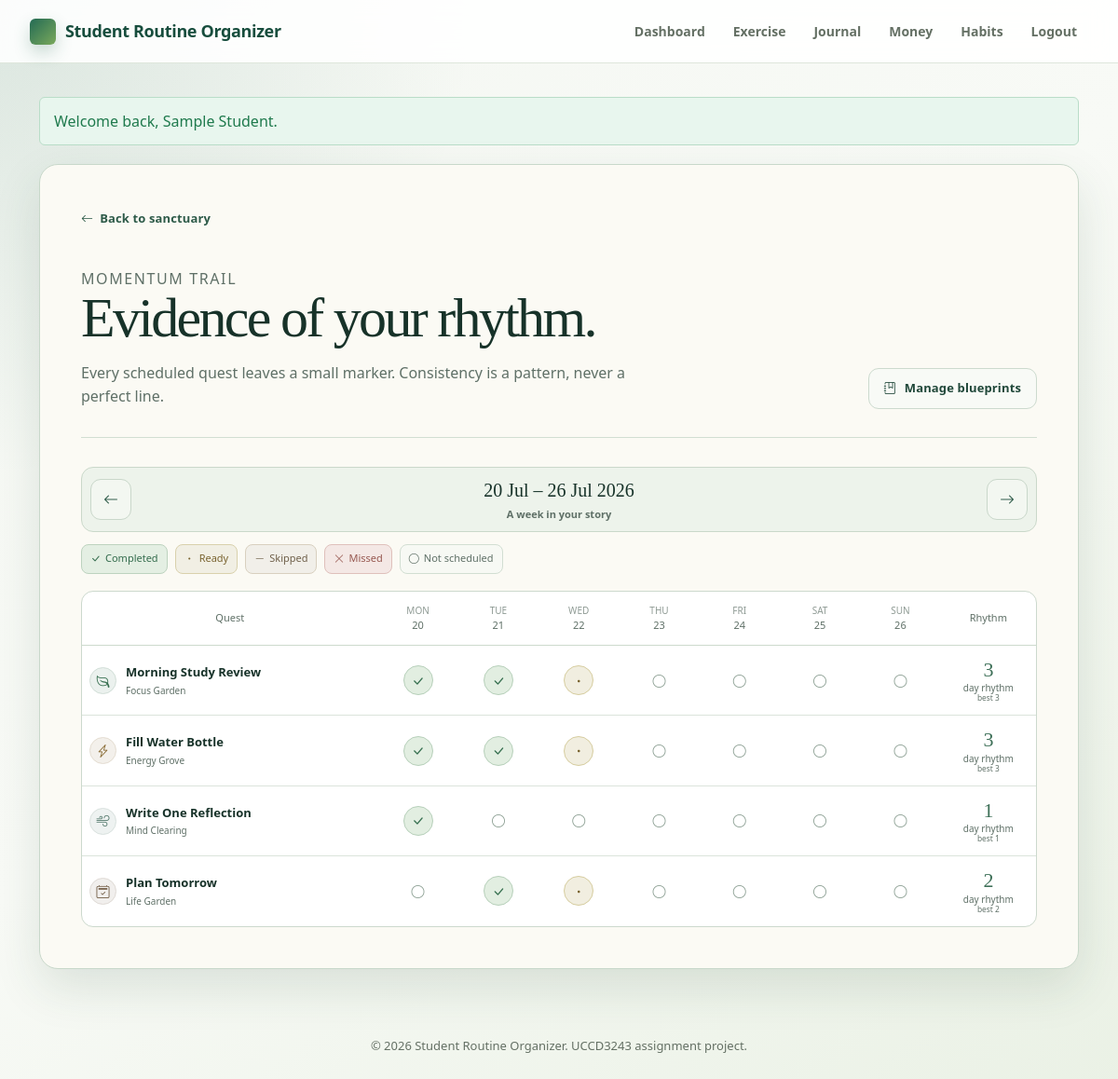
The app's page /modules/habits/journey.php?week=2026-07-20 (signed in) with its own data.
### tables this page shows
CREATE TABLE habit_logs (
  log_id INT AUTO_INCREMENT PRIMARY KEY,
  habit_id INT NOT NULL,
  user_id INT NOT NULL,
  scheduled_date DATE NOT NULL,
  completion_status ENUM('scheduled', 'completed', 'skipped', 'missed') NOT NULL DEFAULT 'scheduled',
  completed_at DATETIME NULL,
  reflection_note VARCHAR(255) NULL,
  deleted_at DATETIME NULL,
  created_at TIMESTAMP DEFAULT CURRENT_TIMESTAMP,
  updated_at TIMESTAMP DEFAULT CURRENT_TIMESTAMP ON UPDATE CURRENT_TIMESTAMP,
  CONSTRAINT fk_habit_log_habit
    FOREIGN KEY (habit_id) REFERENCES habits(habit_id)
    ON DELETE CASCADE,
  CONSTRAINT fk_habit_log_user
    FOREIGN KEY (user_id) REFERENCES users(user_id)
    ON DELETE CASCADE,
  UNIQUE KEY uq_habit_log_date (habit_id, scheduled_date),
  INDEX idx_habit_log_user_date (user_id, scheduled_date),
  INDEX idx_habit_log_status_date (completion_status, scheduled_date)
);

CREATE TABLE habits (
  habit_id INT AUTO_INCREMENT PRIMARY KEY,
  user_id INT NOT NULL,
  habit_name VARCHAR(100) NOT NULL,
  realm ENUM('focus', 'energy', 'mind', 'life_admin') NOT NULL DEFAULT 'focus',
  target_frequency ENUM('daily', 'weekdays', 'weekly', 'custom') NOT NULL DEFAULT 'daily',
  scheduled_days VARCHAR(27) NOT NULL,
  preferred_time TIME NULL,
  duration_minutes SMALLINT UNSIGNED NULL,
  motivation VARCHAR(180) NULL,
  priority ENUM('low', 'medium', 'high') NOT NULL DEFAULT 'medium',
  is_active TINYINT(1) NOT NULL DEFAULT 1,
  created_at TIMESTAMP DEFAULT CURRENT_TIMESTAMP,
  updated_at TIMESTAMP DEFAULT CURRENT_TIMESTAMP ON UPDATE CURRENT_TIMESTAMP,
  CONSTRAINT fk_habit_user
    FOREIGN KEY (user_id) REFERENCES users(user_id)
    ON DELETE CASCADE,
  INDEX idx_habit_user_active (user_id, is_active),
  INDEX idx_habit_user_realm (user_id, realm)
);

### includes/validation.php (called while the page is built, shortened)
<?php
function cleanInput(string $value): string
{
    return trim($value);
}
function escapeOutput(?string $value): string
{
    return htmlspecialchars((string) $value, ENT_QUOTES, 'UTF-8');
}

### modules/habits/habit_helpers.php (called while the page is built, shortened)
<?php
function habitRealmOptions(): array
{
    return [
        'focus' => ['label' => 'Focus Garden', 'icon' => 'bi-leaf', 'description' => 'Study, reading, and assignments.'],
        'energy' => ['label' => 'Energy Grove', 'icon' => 'bi-lightning-charge', 'description' => 'Water, movement, sleep, and recovery.'],
        'mind' => ['label' => 'Mind Clearing', 'icon' => 'bi-wind', 'description' => 'Reflection, calm, and connection.'],
        'life_admin' => ['label' => 'Life Garden', 'icon' => 'bi-calendar2-check', 'description' => 'Planning, budgeting, and practical care.'],
    ];
}
function habitLogStatusOptions(): array
{
    return [
        'scheduled' => 'Ready today',
        'completed' => 'Completed',
        'skipped' => 'Skipped intentionally',
        'missed' => 'Missed',
    ];
}
function habitDateKey(DateTimeInterface $date): string
{
    return strtolower($date->format('D'));
}
function habitIsScheduledOn(array $habit, DateTimeInterface $date): bool
{
    $days = array_filter(explode(',', (string) $habit['scheduled_days']));
    return in_array(habitDateKey($date), $days, true);
}
function habitEnsureLogsForRange(mysqli $connection, int $userId, DateTimeInterface $start, DateTimeInterface $end): void
{
    $today = new DateTimeImmutable('today');
    $lastDate = $end > $today ? $today : DateTimeImmutable::createFromInterface($end);
    $stmt = $connection->prepare('SELECT habit_id, scheduled_days FROM habits WHERE user_id = ? AND is_active = 1');
    $stmt->bind_param('i', $userId);
    $stmt->execute();
    $habits = $stmt->get_result()->fetch_all(MYSQLI_ASSOC);
    $period = new DatePeriod(DateTimeImmutable::createFromInterface($start), new DateInterval('P1D'), DateTimeImmutable::createFromInterface($lastDate)->modify('+1 day'));
    foreach ($period as $date) {
        foreach ($habits as $habit) {
            if (habitIsScheduledOn($habit, $date)) {
                $habitId = (int) $habit['habit_id'];
            }
        }
    }
}
function habitStreaks(mysqli $connection, int $userId): array
{
    $stmt = $connection->prepare("SELECT h.habit_id, h.habit_name, l.completion_status FROM habits h LEFT JOIN habit_logs l ON l.habit_id = h.habit_id AND l.deleted_at IS NULL WHERE h.user_id = ? ORDER BY h.habit_id, l.scheduled_date ASC");
    $stmt->bind_param('i', $userId);
    $stmt->execute();
    $grouped = [];
    foreach ($stmt->get_result()->fetch_all(MYSQLI_ASSOC) as $row) {
        $id = (int) $row['habit_id'];
        if (!isset($grouped[$id])) {
            $grouped[$id] = ['habit_name' => $row['habit_name'], 'statuses' => []];
        }
        if ($row['completion_status'] !== null) {
            $grouped[$id]['statuses'][] = $row['completion_status'];
        }
    }
    $result = [];
    foreach ($grouped as $id => $habit) {
        $best = 0;
        $run = 0;
        foreach ($habit['statuses'] as $status) {
            if ($status === 'completed') {
                $run++;
                $best = max($best, $run);
            } elseif ($status !== 'scheduled') {
                $run = 0;
            }
        }
        $current = 0;
        foreach (array_reverse($habit['statuses']) as $status) {
            if ($status === 'completed') {
                $current++;
            } elseif ($status !== 'scheduled') {
                break;
            }
        }
        $result[$id] = ['current' => $current, 'best' => $best, 'habit_name' => $habit['habit_name']];
    }
    return $result;
}
function habitJourneyStartFromRequest(array $source): DateTimeImmutable
{
    $candidate = cleanInput((string) ($source['week'] ?? ''));
    $date = DateTimeImmutable::createFromFormat('Y-m-d', $candidate);
    return $date->modify('monday this week');
}
function habitJourneyRows(mysqli $connection, int $userId, DateTimeInterface $start, DateTimeInterface $end): array
{
    $stmt = $connection->prepare('SELECT h.*, l.log_id, l.scheduled_date, l.completion_status, l.reflection_note FROM habits h LEFT JOIN habit_logs l ON l.habit_id = h.habit_id AND l.deleted_at IS NULL AND l.scheduled_date BETWEEN ? AND ? WHERE h.user_id = ? AND h.is_active = 1 ORDER BY FIELD(h.realm, \'focus\', \'energy\', \'mind\', \'life_admin\'), h.habit_name, l.scheduled_date');
    $startValue = $start->format('Y-m-d');
    $endValue = $end->format('Y-m-d');
    $stmt->bind_param('ssi', $startValue, $endValue, $userId);
    $stmt->execute();
    $rows = [];
    foreach ($stmt->get_result()->fetch_all(MYSQLI_ASSOC) as $row) {
        $id = (int) $row['habit_id'];
        if (!isset($rows[$id])) {
            $rows[$id] = ['habit' => $row, 'logs' => []];
        }
        if ($row['log_id'] !== null) {
            $rows[$id]['logs'][$row['scheduled_date']] = $row;
        }
    }
    return $rows;
}

### modules/habits/journey.php (the view, shortened to what this page needs)
<?php
require __DIR__ . '/../../config/database.php';
require __DIR__ . '/../../includes/validation.php';
require __DIR__ . '/habit_helpers.php';
$userId = (int) $_SESSION['user_id'];
$pageError = null;
try {
    $connection = getDatabaseConnection();
    $weekStart = habitJourneyStartFromRequest($_GET);
    $weekEnd = $weekStart->modify('+6 days');
    habitEnsureLogsForRange($connection, $userId, $weekStart, $weekEnd);
    $rows = habitJourneyRows($connection, $userId, $weekStart, $weekEnd);
    $streaks = habitStreaks($connection, $userId);
    $days = iterator_to_array(new DatePeriod($weekStart, new DateInterval('P1D'), $weekEnd->modify('+1 day')));
} catch (Throwable $exception) {
    logApplicationException($exception, 'habit journey');
    $pageError = 'Your Momentum Trail is unavailable right now. Please check the database setup.';
    $rows = [];
    $streaks = [];
    $days = [];
    $weekStart = new DateTimeImmutable('monday this week');
    $weekEnd = $weekStart->modify('+6 days');
}
$statusIcons = [
    'completed' => 'bi-check-lg',
    'scheduled' => 'bi-dot',
    'skipped' => 'bi-dash-lg',
    'missed' => 'bi-x-lg',
];
require __DIR__ . '/../../includes/header.php';
?>
<section class="journey-page" aria-labelledby="journeyTitle">
    <header class="journey-header">
        <div>
            <a class="sanctuary-back-link" href="<?= BASE_URL; ?>/modules/habits/index.php"><i class="bi bi-arrow-left" aria-hidden="true"></i> Back to sanctuary</a>
            <p class="sanctuary-kicker">Momentum Trail</p>
            <h1 id="journeyTitle">Evidence of your rhythm.</h1>
            <p>Every scheduled quest leaves a small marker. Consistency is a pattern, never a perfect line.</p>
        </div>
        <a class="sanctuary-button sanctuary-button-quiet" href="<?= BASE_URL; ?>/modules/habits/manage.php"><i class="bi bi-journal-bookmark" aria-hidden="true"></i> Manage blueprints</a>
    </header>
    <?php if ($pageError): ?>
        <div class="alert alert-error"><?= escapeOutput($pageError); ?></div>
    <?php else: ?>
        <section class="journey-controls" aria-label="Momentum Trail week navigation">
            <a class="sanctuary-icon-button" href="<?= BASE_URL; ?>/modules/habits/journey.php?week=<?= escapeOutput($weekStart->modify('-7 days')->format('Y-m-d')); ?>" aria-label="Previous week"><i class="bi bi-arrow-left" aria-hidden="true"></i></a>
            <div><strong><?= escapeOutput($weekStart->format('j M')); ?> – <?= escapeOutput($weekEnd->format('j M Y')); ?></strong><span><?= $weekStart->format('Y-m-d') === (new DateTimeImmutable('monday this week'))->format('Y-m-d') ? 'This week' : 'A week in your story'; ?></span></div>
            <a class="sanctuary-icon-button" href="<?= BASE_URL; ?>/modules/habits/journey.php?week=<?= escapeOutput($weekStart->modify('+7 days')->format('Y-m-d')); ?>" aria-label="Next week"><i class="bi bi-arrow-right" aria-hidden="true"></i></a>
        </section>
        <div class="journey-legend" aria-label="Trail legend">
            <span class="trail-completed"><i class="bi bi-check-lg" aria-hidden="true"></i>Completed</span>
            <span class="trail-scheduled"><i class="bi bi-dot" aria-hidden="true"></i>Ready</span>
            <span class="trail-skipped"><i class="bi bi-dash-lg" aria-hidden="true"></i>Skipped</span>
            <span class="trail-missed"><i class="bi bi-x-lg" aria-hidden="true"></i>Missed</span>
            <span class="trail-empty"><i class="bi bi-circle" aria-hidden="true"></i>Not scheduled</span>
        </div>
        <?php if (!$rows): ?>
            <section class="sanctuary-empty compact-empty"><p>Your trail begins when you plant a quest.</p><a class="sanctuary-text-link" href="<?= BASE_URL; ?>/modules/habits/create.php">Plant a quest blueprint</a></section>
        <?php else: ?>
            <div class="journey-table-wrap">
                <table class="journey-table">
                    <thead>
                        <tr>
                            <th scope="col">Quest</th>
                            <?php foreach ($days as $day): ?>
                                <th scope="col" class="<?= $day->format('Y-m-d') === date('Y-m-d') ? 'is-today' : ''; ?>"><span><?= escapeOutput($day->format('D')); ?></span><?= escapeOutput($day->format('j')); ?></th>
                            <?php endforeach; ?>
                            <th scope="col">Rhythm</th>
                        </tr>
                    </thead>
                    <tbody>
                        <?php foreach ($rows as $habitId => $row): ?>
                            <?php $habit = $row['habit']; $meta = habitRealmOptions()[$habit['realm']]; $streak = $streaks[(int) $habitId] ?? ['current' => 0, 'best' => 0]; ?>
                            <tr>
                                <th scope="row">
                                    <div class="journey-habit-cell">
                                        <span class="journey-realm realm-<?= escapeOutput($habit['realm']); ?>"><i class="bi <?= escapeOutput($meta['icon']); ?>" aria-hidden="true"></i></span>
                                        <span><strong><?= escapeOutput($habit['habit_name']); ?></strong><small><?= escapeOutput($meta['label']); ?></small></span>
                                    </div>
                                </th>
                                <?php foreach ($days as $day): ?>
                                    <?php $date = $day->format('Y-m-d'); $log = $row['logs'][$date] ?? null; ?>
                                    <td class="<?= $day->format('Y-m-d') === date('Y-m-d') ? 'is-today' : ''; ?>">
                                        <?php if ($log): ?>
                                            <a class="trail-marker trail-<?= escapeOutput($log['completion_status']); ?>" href="<?= BASE_URL; ?>/modules/habits/log.php?id=<?= (int) $log['log_id']; ?>" aria-label="<?= escapeOutput($habit['habit_name']); ?> on <?= escapeOutput($day->format('j F')); ?>: <?= escapeOutput(habitLogStatusOptions()[$log['completion_status']]); ?>"><i class="bi <?= escapeOutput($statusIcons[$log['completion_status']]); ?>" aria-hidden="true"></i></a>
                                        <?php else: ?>
                                            <span class="trail-marker trail-empty" aria-label="Not scheduled"><i class="bi bi-circle" aria-hidden="true"></i></span>
                                        <?php endif; ?>
                                    </td>
                                <?php endforeach; ?>
                                <td><span class="journey-streak"><strong><?= (int) $streak['current']; ?></strong><span>day rhythm</span><small>best <?= (int) $streak['best']; ?></small></span></td>
                            </tr>
                        <?php endforeach; ?>
                    </tbody>
                </table>
            </div>
        <?php endif; ?>
    <?php endif; ?>
</section>
<?php require __DIR__ . '/../../includes/footer.php'; ?>

### assets/css/journal_editor.css (style rules this page uses)
:root { --nj-bg: #f4f7f2; --nj-surface: rgba(255, 255, 255, 0.94); --nj-surface-soft: #f8faf6; --nj-primary: #236a54; --nj-primary-dark: #174d3d; --nj-primary-light: #e2f1ea; --nj-text: #17231b; --nj-muted: #647064; --nj-border: #dbe4d7; --nj-rose: #b84a62; --nj-rose-light: #fdebf0; --nj-amber: #d9822b; --nj-amber-light: #fff0de; --nj-blue: #3569b7; --nj-blue-light: #e8effb; --nj-purple: #7b4eb2; --nj-purple-light: #f1ebf9; --nj-shadow-sm: 0 4px 14px rgba(23, 35, 27, 0.06); --nj-shadow-md: 0 10px 30px rgba(23, 35, 27, 0.1); --nj-shadow-lg: 0 20px 45px rgba(23, 35, 27, 0.15); --nj-radius: 12px; --nj-radius-sm: 8px; --nj-font-ui: 'Plus Jakarta Sans', 'Inter', -apple-system, BlinkMacSystemFont, sans-serif; --nj-font-canvas: 'Lora', 'Playfair Display', Georgia, serif; }

### records on screen
habit_logs: habit.habit_name "Morning Study Review", habit.realm "Focus Garden"
habit_logs: log_id "3"
habit_logs: habit.habit_name "Fill Water Bottle", habit.realm "Energy Grove", current "3", best "3"
habit_logs: habit.habit_name "Write One Reflection", habit.realm "Mind Clearing", habit.is_active "1"
habit_logs: habit.habit_name "Plan Tomorrow", habit.realm "Life Garden", current "2", best "2"

### other values on screen
APP_NAME "Student Routine Organizer"
escapeOutput($label) "Dashboard"
escapeOutput($label) "Exercise"
escapeOutput($label) "Journal"
escapeOutput($label) "Money"
escapeOutput($label) "Habits"
$message "Welcome back, Sample Student."
escapeOutput($weekStart->format('j M')) "20 Jul"
escapeOutput($weekEnd->format('j M Y')) "26 Jul 2026"
escapeOutput($day->format('D')) "MON"
escapeOutput($day->format('j')) "20"
escapeOutput($day->format('D')) "TUE"
escapeOutput($day->format('j')) "21"
escapeOutput($day->format('D')) "WED"
escapeOutput($day->format('j')) "22"
